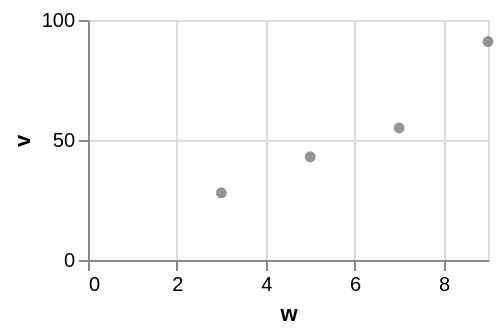

Write the Vega-Lite specification saved for this chart.
### Vega-Lite specification from a JSON file in a GitHub repository (floating-point values rounded to 4 significant figures)
{"$schema": "https://vega.github.io/schema/vega-lite/v6.json", "width": 200, "height": 120, "data": {"values": [{"c": "alpha", "v": 28, "w": 3, "t": "2024-01-07"}, {"c": "beta", "v": 55, "w": 7, "t": "2024-03-19"}, {"c": "gamma", "v": 43, "w": 5, "t": "2024-06-02"}, {"c": "delta", "v": 91, "w": 9, "t": "2024-09-11"}]}, "mark": {"type": "circle", "fill": "dimgrey"}, "encoding": {"x": {"field": "w", "type": "quantitative"}, "y": {"field": "v", "type": "quantitative"}}}
